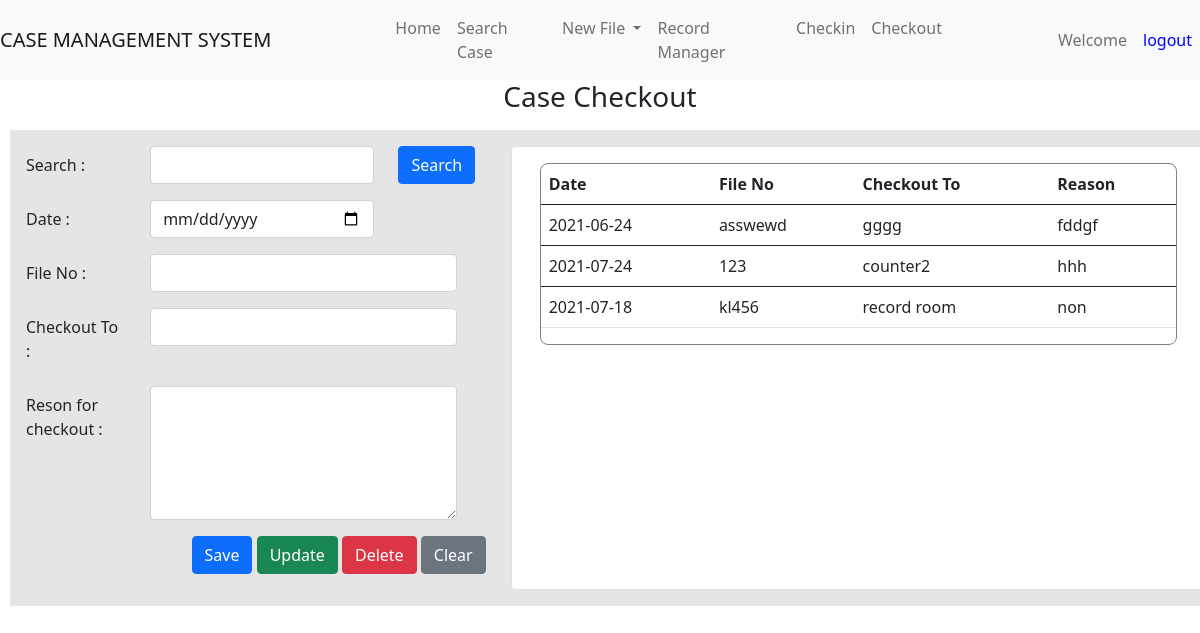
The page /checkout.php on the database its author committed.
### tables this page shows
CREATE TABLE `checkout_details` (
  `checkoutId` int NOT NULL,
  `date` date NOT NULL,
  `fileNo` varchar(128) NOT NULL,
  `checkoutTo` varchar(128) NOT NULL,
  `reason` varchar(128) NOT NULL
);

### checkout.php (the view, shortened to what this page needs)
<!DOCTYPE html>
<html lang="en" dir="ltr">
  <head>
      <link href="https://cdn.jsdelivr.net/npm/bootstrap@5.0.0-beta3/dist/css/bootstrap.min.css" rel="stylesheet">
  </head>
  <body>
    <?php
     include_once 'authNavigation.php'
    ?>
    <section class="checkout-form">
      <div class="text-center">
          <h3>Case Checkout</h3>
      </div>
      <form  action="includes/checkout.inc.php" method="post">
        <div class="form-container mt-3 " style="background-color: #e5e5e5; width: 100vw; margin-left:10px; margin-right:10px;  ">
          <div class="row  p-3 ">
            <div class="col-5">
             <div class="mb-3 row">
              <label for="Date" class="col-sm-3 col-form-label">Search :</label>
              <div class="col-sm-6">
                <input type="text" class="form-control" id="inputDate" name="searchInput" >
              </div>
              <div class="col-sm-3">
            <input type="submit" name="searchBtn" value="Search"  class="btn btn-primary"></input>
              </div>
           </div>
             <div class="mb-3 row">
              <label for="Date" class="col-sm-3 col-form-label">Date :</label>
              <div class="col-sm-6">
                <input type="date" class="form-control" id="inputDate" name="date" value=<?php if(@$_GET['date']==true){ echo $_GET['date'];}else{echo "";} ?>>
              </div>
           </div>
           <div class="mb-3 row">
              <label for="inputPassword" class="col-sm-3 col-form-label">File No :</label>
              <div class="col-sm-8">
                <input type="text" class="form-control" id="inputFileNo" name="fileNo" value=<?php if(@$_GET['fileNo']==true){ echo $_GET['fileNo'];} ?> >
              </div>
           </div>
           <div class="mb-3 row">
              <label for="inputPassword" class="col-sm-3 col-form-label">Checkout To :</label>
              <div class="col-sm-8">
                <input type="text" class="form-control" id="inputCheckoutTo"   name="checkoutTo"  value=<?php if(@$_GET['checkoutTo']==true){ echo $_GET['checkoutTo'];}else{echo "";} ?> >
              </div>
           </div>
           <div class="mb-3 row">
              <label for="inputPassword" class="col-sm-3 col-form-label">Reson for checkout :</label>
              <div class="col-sm-8">
               <textarea class="form-control" id="exampleFormControlTextarea1" value="123" rows="5" name="reason"><?php if(@$_GET['reason']==true){ echo $_GET['reason'];}else{echo "";} ?></textarea>
              </div>
           </div>
            <div class="mb-3 row">
              <div class="col-sm-4">
              </div>
              <div class="col-sm-8">
              <input type="submit" name="saveBtn" value="Save"  class="btn btn-primary"></input>
              <input type="submit" name="updateBtn" value="Update"  class="btn btn-success"></input>
                <input type="submit" name="deleteBtn" value="Delete"  class="btn btn-danger"></input>
              <input type="submit" name="clearBtn" value="Clear"  class="btn btn-secondary"></input>
              </div>
           </div>
            </div>
            <div class="col-7 card">
              <div class="card-body">
               <div class="table" style="background-color: #fff; border-radius: 8px; border:1px solid gray;">
                 <?php
                   include_once "includes/dbh.inc.php";
                   $sql= "SELECT*FROM checkout_details";
                   $quaryRun = mysqli_query($conn,$sql);
                   ?>
                  <table class="table">
              <thead>
                <tr>
                  <th scope="col">Date</th>
                  <th scope="col">File No</th>
                  <th scope="col">Checkout To</th>
                  <th scope="col">Reason</th>
                </tr>
              </thead>
                <?php
                if ($quaryRun) {
                  foreach ($quaryRun as $row ) {
                ?>
                    <tbody>
                      <tr>
                        <td><?php echo $row['date']; ?></td>
                        <td><?php echo $row['fileNo']; ?></td>
                        <td><?php echo $row['checkoutTo']; ?></td>
                        <td><?php echo $row['reason'];?></td>
                      </tr>
                    </tbody>
              <?php
               }
             }else {
               echo "No Record Found";
             }
           ?>
            </table>
          </div>
               </div>
            </div>
          </div>
        </div>
     </form>
    </section>
  </body>
</html>

### rows shown on the page
checkout_details: date "2021-06-24", fileNo "asswewd", checkoutTo "gggg", reason "fddgf"
checkout_details: date "2021-07-24", fileNo "123", checkoutTo "counter2", reason "hhh"
checkout_details: date "2021-07-18", fileNo "kl456", checkoutTo "record room", reason "non"
